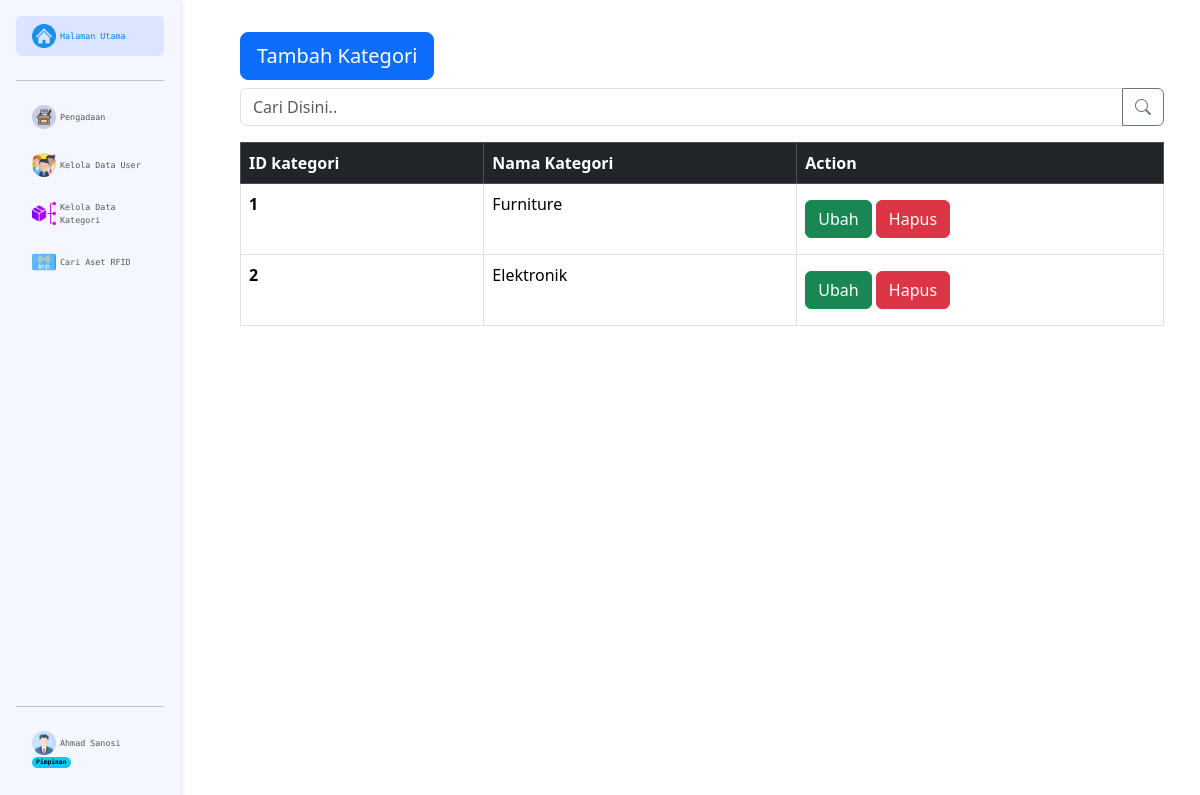
Screenshot of /pages/kategori/index.php (signed in) with the database file from the repository.
### tables this page shows
CREATE TABLE `kategori` (
  `id_kategori` int(5) NOT NULL AUTO_INCREMENT,
  `nama_kategori` varchar(100) NOT NULL,
  `created_at` datetime NOT NULL,
  `updated_at` datetime NOT NULL,
  PRIMARY KEY (`id_kategori`)
);

### class/Database.php (called while the page is built, shortened)
<?php
class Database{
	function __construct($host, $username, $pass, $dbname){
		$this->conn = mysqli_connect($host, $username, $pass, $dbname);
	}
}
 ?>

### class/Kategori.php (called while the page is built, shortened)
<?php
include_once CLASS_PATH."Database.php";
class Kategori{
	public $db;
	function __construct($db){
		$this->db = $db;
	}
	function tampilDataKategori(){
		$sql = "SELECT * FROM kategori";
		$result = mysqli_query($this->db->conn, $sql);
	    $aset = mysqli_fetch_all($result, MYSQLI_ASSOC);
	    return $aset;
	}
}

### pages/kategori/index.php (the view, shortened to what this page needs)
<?php
include_once $_SERVER['DOCUMENT_ROOT']."/inventaris RFID/layouts/header.php";
include_once LAYOUTS_PATH."sidebar.php";
include_once CLASS_PATH."Database.php";
include_once CLASS_PATH."Kategori.php";
$db = new Database("localhost", "root", "", "inventaris");
$kategori = new Kategori($db);
$categories = $kategori->tampilDataKategori();
?>
<div class="container">
  <div class="flex p-4">
    <div class="flex">
      <a href="<?= PAGES_PATH ?>kategori/tambah-data.php" type="button" class="btn btn-primary btn-lg my-2">Tambah Kategori</a>
    </div>
    <form action="" method="post">
      <div class="input-group mb-3">
        <input type="text" class="form-control" placeholder="Cari Disini.." aria-label="Recipient's username" aria-describedby="button-addon2" name="keyword">
        <button class="btn btn-outline-secondary" type="submit" id="button-addon2" name="cari"><i class="bi bi-search"></i></button>
      </div>
    </form>
    <table class="table table-hover table-bordered">
      <thead class="table-dark">
        <tr>
          <th scope="col">ID kategori</th>
          <th scope="col">Nama Kategori</th>
          <th scope="col">Action</th>
        </tr>
      </thead>
      <tbody>
      <?php foreach ($categories as $k) : ?>
        <tr>
          <th scope="row"><?= $k["id_kategori"] ?></th>
          <td><?= $k["nama_kategori"] ?></td>
          <td>
            <a href="<?= PAGES_PATH ?>kategori/ubah-data.php?id=<?= $k['id_kategori'] ?>&nama=<?= $k['nama_kategori'] ?>" type="button" class="btn btn-success my-2">Ubah</a>
            <a href="" type="button" class="btn btn-danger my-2 hapus" data-id="<?= $k['id_kategori'] ?>">Hapus</a>
          </td>
        </tr>
      <?php endforeach; ?>
      </tbody>
    </table>
  </div>
</div>
<?php include_once LAYOUTS_PATH."footer.php";?>

### layouts/sidebar.php (style rules this page uses)
.sidebar + * { margin-left: 17vw; }

### rows the page displays
kategori: id_kategori "1", nama_kategori "Furniture"
kategori: id_kategori "2", nama_kategori "Elektronik"

### other values shown
$_SESSION['nama'] "Ahmad Sanosi"
$_SESSION['role'] "Pimpinan"
